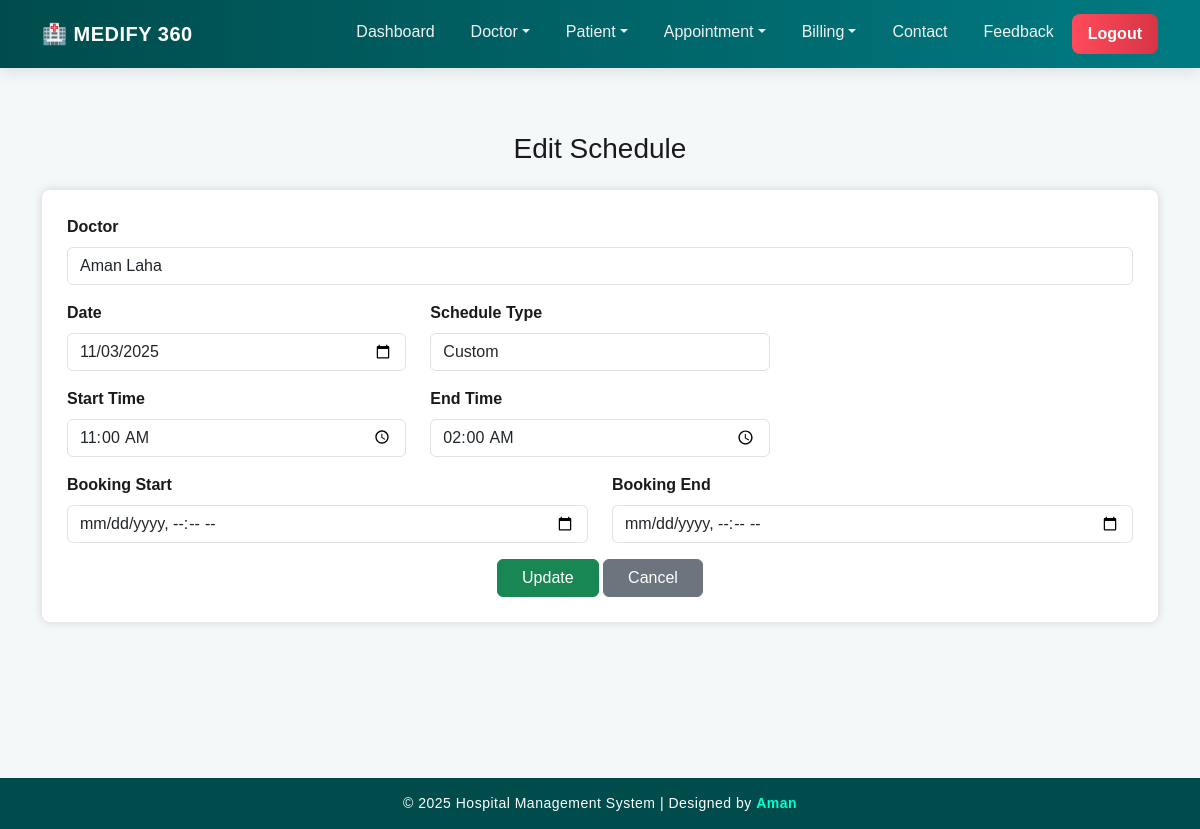
/edit_schedule/3/ (signed in), run on the app's committed database.
### Hospital/models.py (models this page shows, shortened)
class DoctorSchedule(models.Model):
    SCHEDULE_TYPES = (('Daily', 'Daily'), ('Custom', 'Custom'))
    doctor = models.ForeignKey('Doctor', on_delete=models.CASCADE)
    date = models.DateField()
    start_time = models.TimeField()
    end_time = models.TimeField()
    schedule_type = models.CharField(max_length=10, choices=SCHEDULE_TYPES, default='Daily')
    booking_start = models.DateTimeField(null=True, blank=True)
    booking_end   = models.DateTimeField(null=True, blank=True)

class Doctor(models.Model):
    name = models.CharField(max_length=50)
    Mobile = models.BigIntegerField()
    Special = models.CharField(max_length=50)
    qualification = models.CharField(max_length=100 , null=True , blank=True)
    experience = models.CharField(max_length=50, null=True , blank=True)
    gender = models.CharField(max_length=10,null=True , blank=True)
    address = models.TextField(null=True,blank=True)
    image = models.ImageField(upload_to='doctor_image/', null=True , blank=True)

### Hospital/views.py (the view, shortened to what this page needs)
# urls.py: path('edit_schedule/<int:id>/' ,edit_schedule , name='edit_schedule'),
def edit_schedule(request, id):
    if not request.user.is_staff:
        return redirect('login')
    schedule = get_object_or_404(DoctorSchedule, id=id)
    doctors = Doctor.objects.all()
    return render(request, 'edit_schedule.html', {
        'schedule': schedule,
        'doctors': doctors
    })

### Hospital/templates/edit_schedule.html (shortened to what this page needs)
{% extends 'navigationBar.html' %}
{% block body %}
<div class="container mt-4">
  <h3 class="text-center mb-4">Edit Schedule</h3>
  <form method="POST" class="edit-box">
    <div class="form-group mb-3">
      <label class="form-label">Doctor</label>
      <select class="form-control" name="doctor_id" required>
        {% for doc in doctors %}
          <option value="{{ doc.id }}" {% if doc.id == schedule.doctor.id %}selected{% endif %}>{{ doc.name }}</option>
        {% endfor %}
      </select>
    </div>
    <div class="row">
      <div class="col-md-4 mb-3">
        <label class="form-label">Date</label>
        <input type="date" name="date" class="form-control" value="{{ schedule.date|date:'Y-m-d' }}" required>
      </div>
      <div class="col-md-4 mb-3">
        <label class="form-label">Schedule Type</label>
        <select class="form-control" id="scheduleType" name="schedule_type">
          <option value="Custom" {% if schedule.schedule_type == 'Custom' %}selected{% endif %}>Custom</option>
        </select>
      </div>
    </div>
    <div class="row">
      <div class="col-md-4 mb-3">
        <label class="form-label">Start Time</label>
        <input type="time" name="start_time" class="form-control" value="{{ schedule.start_time|time:'H:i' }}" required>
      </div>
      <div class="col-md-4 mb-3">
        <label class="form-label">End Time</label>
        <input type="time" name="end_time" class="form-control" value="{{ schedule.end_time|time:'H:i' }}" required>
      </div>
    </div>
    <div class="row custom-fields {% if schedule.schedule_type != 'Custom' %}d-none{% endif %}">
      <div class="col-md-6 mb-3">
        <label class="form-label">Booking Start</label>
        <input type="datetime-local" name="booking_start" class="form-control"
               value="{{ schedule.booking_start|date:'Y-m-d\\TH:i' }}">
      </div>
      <div class="col-md-6 mb-3">
        <label class="form-label">Booking End</label>
        <input type="datetime-local" name="booking_end" class="form-control"
               value="{{ schedule.booking_end|date:'Y-m-d\\TH:i' }}">
      </div>
    </div>
    <div class="text-center">
      <button class="btn btn-success px-4">Update</button>
      <a href="{% url 'manage_doctor' %}" class="btn btn-secondary px-4">Cancel</a>
    </div>
  </form>
</div>
{% endblock %}

### Hospital/templates/navigationBar.html (style rules this page uses)
body { margin: 0; font-family: 'Poppins', sans-serif; background-color: #f4f8f9; color: #1a1a1a; }

### Hospital/templates/edit_schedule.html (style rules this page uses)
.edit-box { background:white; padding:25px; border-radius:8px; box-shadow:0 0 10px rgba(0,0,0,0.15); }
.form-label { font-weight:600; }

### data on the page
DoctorSchedule: doctor_id "Aman Laha", date "11/03/2025", schedule_type "Custom", start_time "11:00", end_time "02:00"

### other printed values
{{ year|default:2025 }} "2025"
